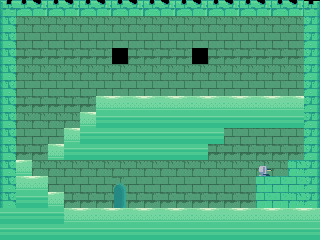

The image is a tile-based game level rendered from a .tmx file. Its description and complete source (layers, tilesets, objects, tile grids) follow:
An orthogonal 20x15 tile map with 16x16 px tiles, 2 tile layers (topTiles, foreground), 2 tilesets and 17 objects (15x tile, bed, shopkeeper).

<map version="1.0" tiledversion="1.0.3" orientation="orthogonal" renderorder="right-down" width="20" height="15" tilewidth="16" tileheight="16" nextobjectid="21">
 <properties>
  <property name="bg" value="0;0;0" />
  <property name="offset" type="int" value="40" />
 </properties>
 <tileset firstgid="1" name="base" tilewidth="16" tileheight="16" spacing="1" tilecount="330" columns="22">
  <image source="../../../graphics/tiles.png" width="374" height="255" />
 </tileset>
 <tileset firstgid="331" name="base" tilewidth="16" tileheight="16" spacing="1" tilecount="330" columns="22">
  <image source="../../../graphics/tiles.png" width="374" height="255" />
 </tileset>
 <layer name="topTiles" width="20" height="15">
  <data encoding="csv">
437,438,439,438,439,438,439,438,439,438,439,438,439,438,439,438,439,438,439,440,
459,394,394,394,394,394,394,394,394,394,394,394,394,394,394,394,394,394,394,462,
459,416,416,416,416,416,416,416,416,416,416,416,416,416,416,416,416,416,416,462,
459,372,372,372,372,372,372,527,372,372,372,372,527,372,372,372,372,372,372,462,
459,394,394,394,394,394,394,394,394,394,394,394,394,394,394,394,394,394,394,462,
459,416,416,416,416,416,416,416,416,416,416,416,416,416,416,416,416,416,416,462,
459,372,372,372,372,372,114,115,114,115,114,115,114,115,114,115,114,115,114,462,
459,394,394,394,394,114,136,137,136,136,137,137,137,137,137,136,137,136,137,462,
459,416,416,416,114,136,137,137,136,136,136,136,136,136,416,416,416,416,416,462,
459,372,372,114,136,137,136,137,136,136,136,136,136,372,372,372,372,372,372,462,
459,115,394,394,394,394,394,394,394,394,394,394,394,394,394,394,394,394,482,462,
459,114,115,416,416,416,416,395,416,416,416,416,416,416,416,416,504,504,504,462,
459,136,137,115,372,372,372,417,372,372,372,372,372,372,372,372,504,504,482,462,
136,137,137,137,444,445,444,445,444,445,444,445,444,445,444,445,444,445,444,445,
466,467,466,467,466,467,466,136,137,136,137,136,137,467,466,467,466,467,466,467
</data>
 </layer>
 <layer name="foreground" width="20" height="15">
  <data encoding="csv">
0,0,0,0,0,0,0,0,0,0,0,0,0,0,0,0,0,0,0,0,
0,0,0,0,0,0,0,0,0,0,0,0,0,0,0,0,0,0,0,0,
0,0,0,0,0,0,0,0,0,0,0,0,0,0,0,0,0,0,0,0,
0,0,0,0,0,0,0,0,0,0,0,0,0,0,0,0,0,0,0,0,
0,0,0,0,0,0,0,0,0,0,0,0,0,0,0,0,0,0,0,0,
0,0,0,0,0,0,0,0,0,0,0,0,0,0,0,0,0,0,0,0,
0,0,0,0,0,0,0,0,0,0,0,0,0,0,0,0,0,0,0,0,
0,0,0,0,0,0,0,0,0,0,0,0,0,0,0,0,0,0,0,0,
0,0,0,0,0,0,0,0,0,0,0,0,0,0,0,0,0,0,0,0,
0,0,0,0,0,0,0,0,0,0,0,0,0,0,0,0,0,0,0,0,
0,0,0,0,0,0,0,0,0,0,0,0,0,0,0,0,143,0,0,0,
0,0,0,0,0,0,0,0,0,0,0,0,0,0,0,0,0,0,0,0,
0,0,0,0,0,0,0,0,0,0,0,0,0,0,0,0,0,0,0,0,
0,0,0,0,0,0,0,0,0,0,0,0,0,0,0,0,0,0,0,0,
0,0,0,0,0,0,0,0,0,0,0,0,0,0,0,0,0,0,0,0
</data>
 </layer>
 <objectgroup name="topObjects" visible="0">
  <object id="1" name="bed" x="256" y="80" width="16" height="16">
   <properties>
    <property name="scale" type="int" value="-1" />
   </properties>
  </object>
  <object id="3" name="shopkeeper" x="272" y="160" width="16" height="16">
   <properties>
    <property name="menu" type="bool" value="false" />
   </properties>
  </object>
  <object id="4" name="tile" x="0" y="208" width="320" height="32" />
  <object id="5" name="tile" x="0" y="16" width="16" height="192" />
  <object id="6" name="tile" x="304" y="16" width="16" height="192" />
  <object id="9" name="tile" x="0" y="0" width="320" height="16" />
  <object id="10" name="tile" x="16" y="192" width="48" height="16" />
  <object id="11" name="tile" x="16" y="176" width="32" height="16" />
  <object id="12" name="tile" x="256" y="192" width="48" height="16" />
  <object id="13" name="tile" x="256" y="176" width="48" height="16" />
  <object id="14" name="tile" x="288" y="160" width="16" height="16" />
  <object id="15" name="tile" x="96" y="96" width="208" height="32" />
  <object id="16" name="tile" x="64" y="128" width="144" height="32" />
  <object id="17" name="tile" x="208" y="128" width="16" height="16" />
  <object id="18" name="tile" x="80" y="112" width="16" height="16" />
  <object id="19" name="tile" x="16" y="160" width="16" height="16" />
  <object id="20" name="tile" x="48" y="144" width="16" height="16" />
 </objectgroup>
</map>
